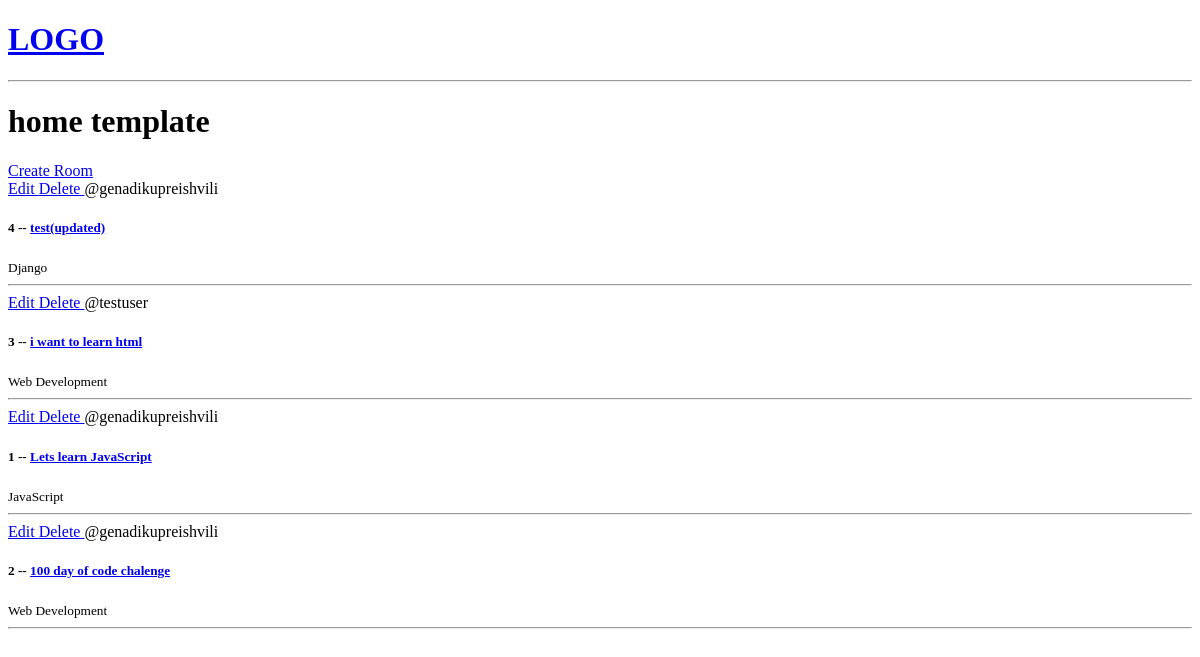
Before: / with the older database file.
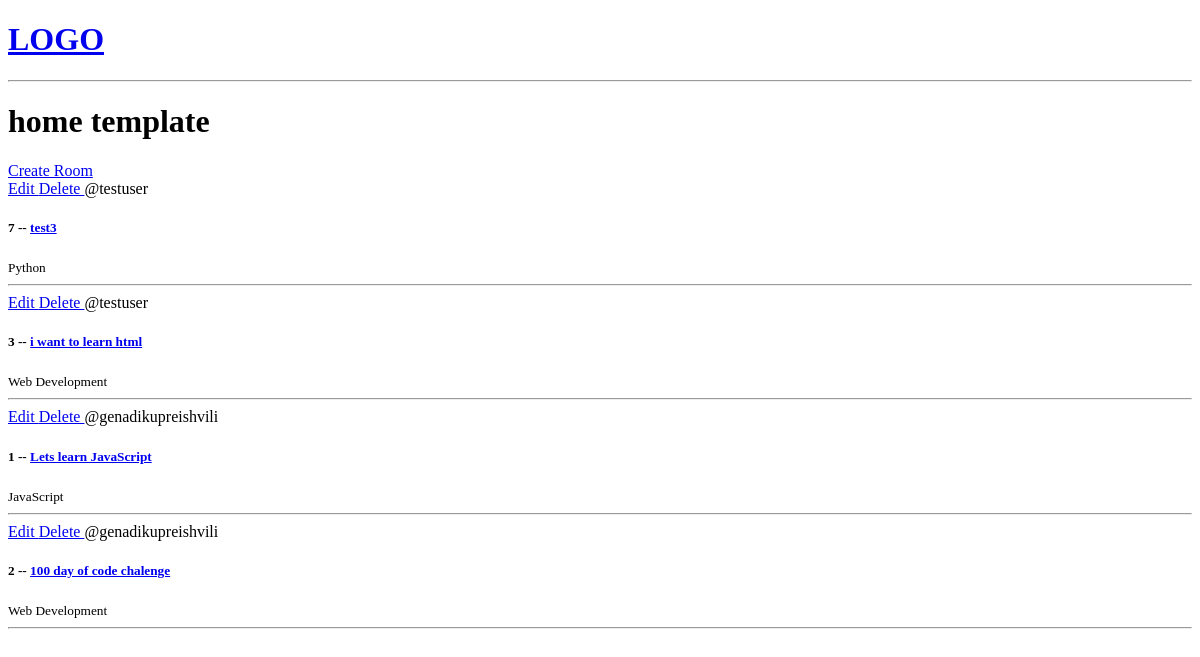
After: the same page with the newer database file.
### base/models.py (models this page shows, shortened)
class Room(models.Model):
    host = models.ForeignKey(User , on_delete = models.SET_NULL, null = True)
    topic = models.ForeignKey(Topic, on_delete = models.SET_NULL, null = True)
    name = models.CharField(max_length = 200)
    description = models.TextField(null = True, blank = True)
    updated = models.DateTimeField(auto_now = True)
    created  = models.DateTimeField(auto_now_add = True)
    class Meta:
        ordering = ['-updated', '-created']

class Topic(models.Model):
    name = models.CharField(max_length = 200)

### base/views.py (the view)
# urls.py: path("", views.home, name = "home"),
def home(request, ):
    rooms = Room.objects.all()
    context = {"rooms":rooms}
    return render(request, "base/home.html", context)

### base/templates/base/home.html
{% extends "main.html" %}
{%block content%}
<h1> home template</h1>
<dive>
    <a href = '{% url "create-room" %}'> Create Room </a>
    <div>
        {% for room in rooms %}
        <div>
            <a href =  "{% url 'update-room' room.id %}"   > Edit  </a>
            <a href =  "{% url 'delete-room' room.id %}"   > Delete  </a>
            <span>@{{room.host.username }}</span>
            <h5> {{room.id}} -- <a href = " {% url 'room' room.id %} ">{{room.name}} </a> </h5>
            <small> {{room.topic.name}} </small>
            <hr>
        </div>
        {%endfor %}
    </div>
</dive>
{%endblock content%}

Changed rows visible on the page:
removed Room: host.username "genadikupreishvili", id "4", name "test(updated)", topic.name "Django"
added Room: host.username "testuser", id "7", name "test3", topic.name "Python"
